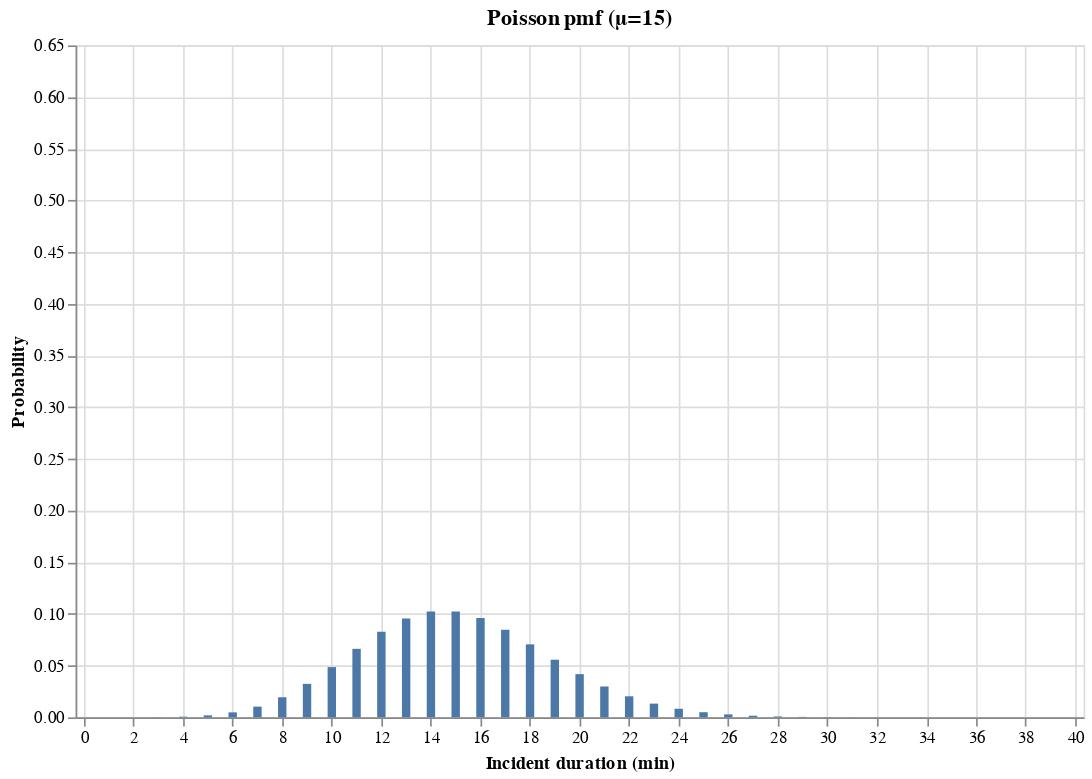

This figure's notebook cell:
### Code cell
xmin = 0
xmax = 40
ymin = 0
ymax = 0.65

alt.Chart(df_pf).mark_bar().encode(
    x=alt.X(
        'x', 
        title="Incident duration (min)", 
        scale=alt.Scale(domain=(xmin, xmax))
    ),
    y=alt.Y(
        'poisson', 
        title='Probability', 
        scale=alt.Scale(domain=(ymin,ymax))
    )
).transform_filter(
    alt.FieldRangePredicate(
        field='x',
        range = [xmin, xmax]
    )
).properties(
    title='Poisson pmf (μ=15)',
    width=width,
    height=height
)

### Figure 1 — Vega-Lite specification as saved in the notebook (floating-point values rounded to 4 significant figures; data arrays with more than 128 entries replaced by an {"elided": "..."} marker saying what was removed)
{"config": {"view": {"continuousWidth": 300, "continuousHeight": 300}}, "data": {"name": "data-6d7b39a3cc66dd15e755921709e887fd"}, "mark": {"type": "bar"}, "encoding": {"x": {"field": "x", "scale": {"domain": [0, 40]}, "title": "Incident duration (min)", "type": "quantitative"}, "y": {"field": "poisson", "scale": {"domain": [0, 0.65]}, "title": "Probability", "type": "quantitative"}}, "height": 400, "title": "Poisson pmf (μ=15)", "transform": [{"filter": {"field": "x", "range": [0, 40]}}], "width": 600, "$schema": "https://vega.github.io/schema/vega-lite/v5.20.1.json", "datasets": {"data-6d7b39a3cc66dd15e755921709e887fd": {"elided": "479 records"}}}
